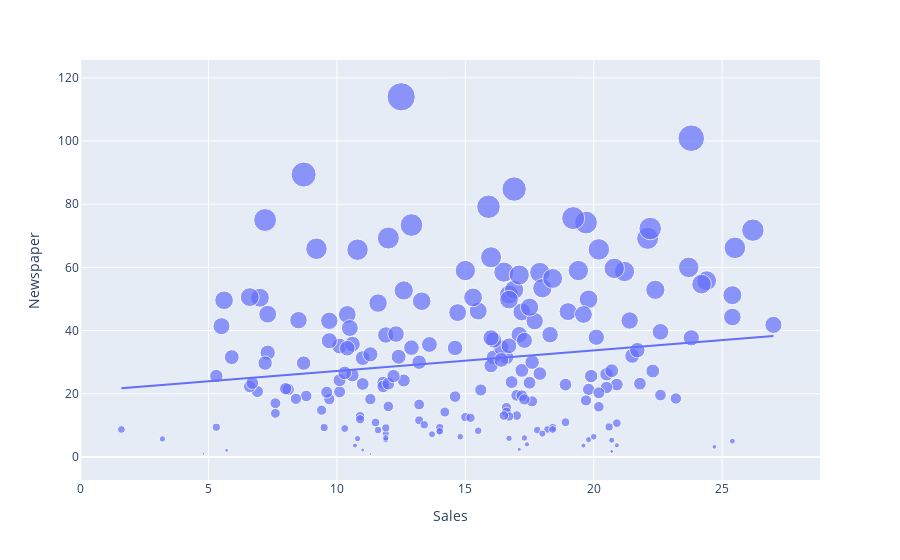

Notebook code for this chart:
### Code cell
import plotly.express as px
import plotly.graph_objects as go
figure = px.scatter(data_frame = df, x="Sales",
                    y="Newspaper", size="Newspaper", trendline="ols")
figure.show()

### Figure 1 — Plotly figure (JSON) as saved in the notebook; plotly's stock layout.template omitted (floating-point values rounded to 4 significant figures; data arrays with more than 128 entries replaced by an {"elided": "..."} marker saying what was removed)
{"data": [{"hovertemplate": "Sales=%{x}<br>Newspaper=%{marker.size}<extra></extra>", "legendgroup": "", "marker": {"color": "#636efa", "size": {"elided": "200 float values"}, "sizemode": "area", "sizeref": 0.285, "symbol": "circle"}, "mode": "markers", "name": "", "orientation": "v", "showlegend": false, "type": "scatter", "x": {"elided": "200 float values"}, "xaxis": "x", "y": {"elided": "200 float values"}, "yaxis": "y"}, {"hovertemplate": "<b>OLS trendline</b><br>Newspaper = 0.651064 * Sales + 20.7031<br>R<sup>2</sup>=0.024951<br><br>Sales=%{x}<br>Newspaper=%{y} <b>(trend)</b><extra></extra>", "legendgroup": "", "marker": {"color": "#636efa", "symbol": "circle"}, "mode": "lines", "name": "", "showlegend": false, "type": "scatter", "x": {"elided": "200 float values"}, "xaxis": "x", "y": {"elided": "200 float values"}, "yaxis": "y"}], "layout": {"legend": {"itemsizing": "constant", "tracegroupgap": 0}, "margin": {"t": 60}, "xaxis": {"anchor": "y", "domain": [0, 1], "title": {"text": "Sales"}}, "yaxis": {"anchor": "x", "domain": [0, 1], "title": {"text": "Newspaper"}}}}
